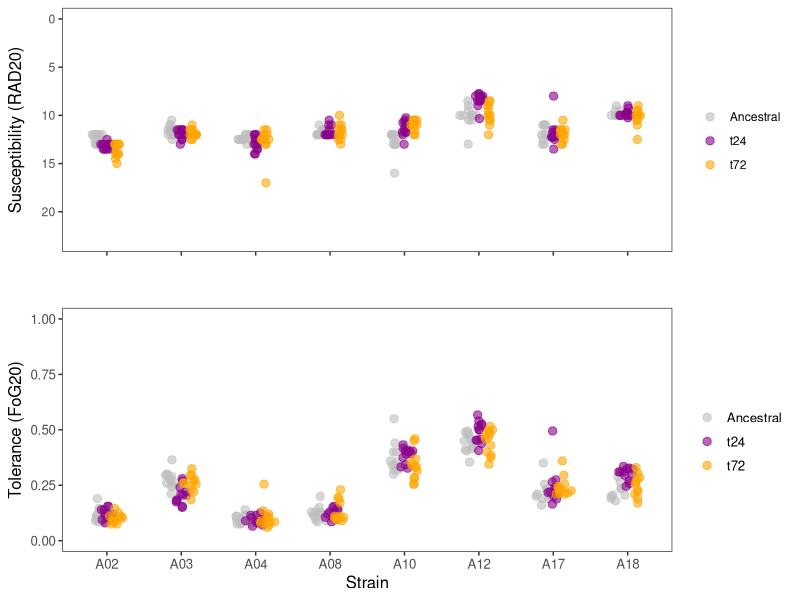
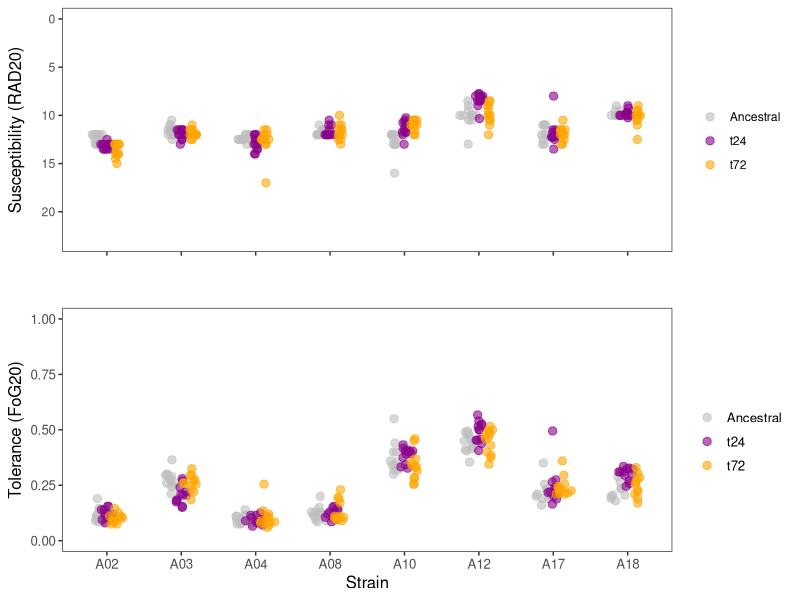
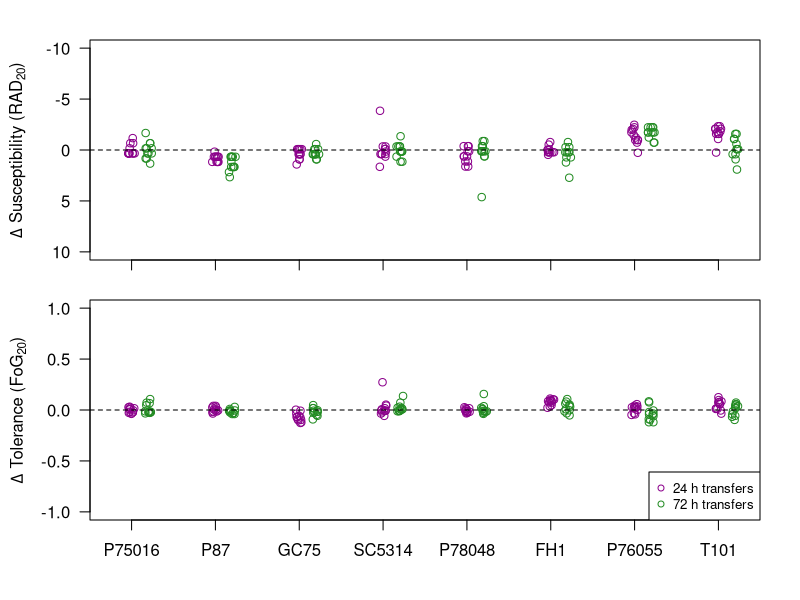

Reproduce these figures in R, in order. (Note: this script raises an error after producing the figures.)
#Load libraries
library(tidyverse)
library(ggforce)
library(here)
library(cowplot)
library(broom)

#Load DDA Posaconazole evolved data - contains data from the replicates evolved in 72h transfers in POS for "FLC" "CTR" "NYT" "MCZ" "5FC" "VCZ" "POS"; all strains in POS & FLC, other drugs on SC5314 evolved replicates

#A02 - P87
#A03 - GC75
#A04 - P78048
#A08 - P75016
#A10 - P76055
#A12 - T101 
#A17 - SC5314
#A18 - FH1

#dark2 colours
Dark2  <- c("#1B9E77", "#D95F02", "#7570B3", "#E7298A", "#66A61E", "#E6AB02", "#A6761D", "#666666")

DDA <- read_csv(here("Data_In", "DDA", "YPDevolved", "YPD_24hT_72hT-DDA_POS.csv"))
names(DDA)[2] <- "strain"
DDA$line <- unlist(lapply(DDA$name, function(s) strsplit(s,"_")[[1]][3])) 
DDA$line[DDA$line=="5a"] <- 5

################################
#POS DDA 
################################
DDAm <-  DDA %>%
  group_by(strain, line, transfer) %>%
  summarise(avgRAD20 = mean(RAD20, na.rm=TRUE), avgFoG20 = mean(FoG20, na.rm=TRUE))

DDAm$ST <- paste(DDAm$strain, DDAm$transfer, sep="_")

DDA_anc <- subset(DDA, transfer =="0")
DDA_t24 <- subset(DDA, transfer =="24")
DDA_t72 <- subset(DDA, transfer =="72")

#POS Plot with all ancestral and evolved replicates side by side
RAD20 <- ggplot(data=DDAm, mapping=aes(x = strain, y=avgRAD20, col=as.factor(transfer)))+
  geom_sina(alpha=0.6,size=2.5, position = position_dodge(width=0.4))+
  #  stat_summary(fun = median, fun.min = median, fun.max = median, geom = "crossbar", width = 0.5) +
  xlab("Strain")+
  ylab("Susceptibility (RAD20)")+
  theme_bw()+
  theme(panel.grid.major = element_blank(), panel.grid.minor = element_blank(), axis.title.x=element_blank(), axis.text.x=element_blank(), axis.title = element_text(size=12), plot.margin = unit(c(0.2, 0.2, 0, 0.2), "cm"))+
  ylim(23,0)+
  scale_color_manual(values = c("grey","darkmagenta", "orange"),name="",labels=c("Ancestral","t24", "t72"))
#annotate("text",x=c(2,3,7,8),y=c(9.5,8.5,11,9.5),label = "*")
#annotate("segment",x=c(0.75,3.75,4.75,5.75),xend = c(1.25,4.25,5.25,6.25),y = c(10,9,11.5,10), yend =c(10,9,11.5,10))

FoG20 <- ggplot(data=DDAm, mapping=aes(x = strain, y=avgFoG20, col=as.factor(transfer)))+
  geom_sina(alpha=0.6,size=2.5, position = position_dodge(width=0.4))+
  #  stat_summary(fun = median, fun.min = median, fun.max = median, geom = "crossbar", width = 0.5) +
  xlab("Strain")+
  ylab("Tolerance (FoG20)")+
  theme_bw()+
  theme(panel.grid.major = element_blank(), panel.grid.minor = element_blank(), text = element_text(size=12), axis.title = element_text(size=12), plot.margin = unit(c(0, 0.2, 0.2, 0.2), "cm"))+
  scale_color_manual(values = c("grey","darkmagenta", "orange"),name="",labels=c("Ancestral","t24", "t72"))+
  ylim(0,1)
# annotate("text",x=c(1,3,4,5,6,7),y=c(0.67,0.62,0.7,0.64,0.71,0.51),label = "*")
#annotate("segment",x=c(0.75,2.75,3.75,4.75,5.75,6.75),xend = c(1.25,3.25,4.25,5.25,6.25,7.25),y = c(0.66,0.61,0.69,0.63,0.7,0.5), yend =c(0.66,0.61,0.69,0.63,0.7,0.5))

DDA20 <- plot_grid(RAD20,FoG20,nrow = 2,align = "hv")
DDA20
ggsave(here("Figures", "PDF", "YPD_24_72_POS-DDA_20.pdf"), DDA20, width = 5, height=5)

strain24 <- c()
strain72 <- c()
radDiff24 <- c()
radDiff72 <- c()
FoGDiff24 <- c()
FoGDiff72 <- c()
for (i in unique(DDAm$strain)){
  sub <- subset(DDAm, strain==i)
  tRAD <- aov(sub$avgRAD20~as.factor(sub$transfer))
  print(i)
  print(summary(tRAD))
  tFoG <- aov(sub$avgFoG20~as.factor(sub$transfer))
  print(summary(tFoG))
  
  anc <- subset(sub, transfer=="0") 
  evol24 <- subset(sub, transfer=="24")
  evol72 <- subset(sub, transfer=="72") 
  
  strain24 <- append(strain24, evol24$strain)
  strain72 <- append(strain72, evol72$strain)
  radDiff24 <- append(radDiff24, evol24$avgRAD20 - mean(anc$avgRAD20))
  radDiff72 <- append(radDiff72, evol72$avgRAD20 - mean(anc$avgRAD20))
  FoGDiff24 <- append(FoGDiff24, evol24$avgFoG20 - mean(anc$avgFoG20))
  FoGDiff72 <- append(FoGDiff72, evol72$avgFoG20 - mean(anc$avgFoG20))
}   

diffs24 <- data.frame(strain24, radDiff24, FoGDiff24)
diffs72 <- data.frame(strain72, radDiff72, FoGDiff72)

# [1] "A02"
# Df Sum Sq Mean Sq F value     Pr(>F)    
# as.factor(sub$transfer)  2  10.89   5.444   21.14 0.00000123 ***
#   Residuals               33   8.50   0.258                       
# ---
#   Signif. codes:  0 '***' 0.001 '**' 0.01 '*' 0.05 '.' 0.1 ' ' 1
# Df  Sum Sq   Mean Sq F value Pr(>F)
# as.factor(sub$transfer)  2 0.00211 0.0010549   1.606  0.216
# Residuals               33 0.02167 0.0006567               
# [1] "A03"
# Df Sum Sq Mean Sq F value Pr(>F)
# as.factor(sub$transfer)  2  0.931  0.4653   1.871   0.17
# Residuals               33  8.208  0.2487               
# Df  Sum Sq  Mean Sq F value   Pr(>F)    
# as.factor(sub$transfer)  2 0.03279 0.016397   10.73 0.000257 ***
#   Residuals               33 0.05043 0.001528                     
# ---
#   Signif. codes:  0 '***' 0.001 '**' 0.01 '*' 0.05 '.' 0.1 ' ' 1
# [1] "A04"
# Df Sum Sq Mean Sq F value Pr(>F)
# as.factor(sub$transfer)  2  1.792  0.8958   0.995  0.381
# Residuals               33 29.708  0.9003               
# Df  Sum Sq   Mean Sq F value Pr(>F)
# as.factor(sub$transfer)  2 0.00104 0.0005215   0.461  0.634
# Residuals               33 0.03730 0.0011302               
# [1] "A08"
# Df Sum Sq Mean Sq F value Pr(>F)
# as.factor(sub$transfer)  2  0.014  0.0069    0.02   0.98
# Residuals               33 11.563  0.3504               
# Df  Sum Sq   Mean Sq F value Pr(>F)
# as.factor(sub$transfer)  2 0.00096 0.0004778   0.368  0.695
# Residuals               33 0.04290 0.0013001               
# [1] "A10"
# Df Sum Sq Mean Sq F value    Pr(>F)    
# as.factor(sub$transfer)  2  18.28   9.141   12.47 0.0000988 ***
#   Residuals               32  23.45   0.733                      
# ---
#   Signif. codes:  0 '***' 0.001 '**' 0.01 '*' 0.05 '.' 0.1 ' ' 1
# Df  Sum Sq  Mean Sq F value Pr(>F)
# as.factor(sub$transfer)  2 0.01658 0.008291   2.342  0.112
# Residuals               32 0.11327 0.003540               
# [1] "A12"
# Df Sum Sq Mean Sq F value   Pr(>F)    
# as.factor(sub$transfer)  2  19.97   9.983   10.82 0.000244 ***
#   Residuals               33  30.46   0.923                     
# ---
#   Signif. codes:  0 '***' 0.001 '**' 0.01 '*' 0.05 '.' 0.1 ' ' 1
# Df  Sum Sq  Mean Sq F value Pr(>F)  
# as.factor(sub$transfer)  2 0.01711 0.008556    3.56 0.0398 *
#   Residuals               33 0.07931 0.002403                 
# ---
#   Signif. codes:  0 '***' 0.001 '**' 0.01 '*' 0.05 '.' 0.1 ' ' 1
# [1] "A17"
# Df Sum Sq Mean Sq F value Pr(>F)
# as.factor(sub$transfer)  2  0.094  0.0469   0.048  0.953
# Residuals               31 30.296  0.9773               
# Df  Sum Sq  Mean Sq F value Pr(>F)
# as.factor(sub$transfer)  2 0.00325 0.001626   0.405   0.67
# Residuals               31 0.12440 0.004013               
# [1] "A18"
# Df Sum Sq Mean Sq F value Pr(>F)
# as.factor(sub$transfer)  2  1.339  0.6694   1.744  0.193
# Residuals               29 11.128  0.3837               
# Df  Sum Sq  Mean Sq F value   Pr(>F)    
# as.factor(sub$transfer)  2 0.03347 0.016736   10.97 0.000283 ***
#   Residuals               29 0.04423 0.001525                     

A02 <- subset(DDAm, strain=="A02") #rad
A03 <- subset(DDAm, strain=="A03") #FoG
A10 <- subset(DDAm, strain=="A10") #rad
A12 <- subset(DDAm, strain=="A12") #rad, Fog
A18 <- subset(DDAm, strain=="A18") #Fog

tA02 <- aov(A02$avgRAD20~as.factor(A02$transfer))
TukeyHSD(tA02) 
# diff          lwr      upr     p adj
# 24-0  0.8333333  0.324922191 1.341744 0.0009002
# 72-0  1.3333333  0.824922191 1.841744 0.0000008
# 72-24 0.5000000 -0.008411142 1.008411 0.0546772
# t24 and t72 lower than ancestral

tA03 <- aov(A03$avgFoG20~as.factor(A03$transfer))
TukeyHSD(tA03) 
# $`as.factor(A03$transfer)`
# diff         lwr         upr     p adj
# 24-0  -0.07083333 -0.10999368 -0.03167299 0.0002751
# 72-0  -0.01708333 -0.05624368  0.02207701 0.5387705
# 72-24  0.05375000  0.01458966  0.09291034 0.0053619
# t24 lower than ancestral or t72

tA10 <- aov(A10$avgRAD20~as.factor(A10$transfer))
TukeyHSD(tA10) 
# $`as.factor(A10$transfer)`
# diff       lwr        upr     p adj
# 24-0  -1.3800505 -2.258157 -0.5019437 0.0014569
# 72-0  -1.6856061 -2.563713 -0.8074993 0.0001307
# 72-24 -0.3055556 -1.164361  0.5532498 0.6601338
# t24 and t72 higher than ancestral

tA12_rad <- aov(A12$avgRAD20~as.factor(A12$transfer))
TukeyHSD(tA12_rad) 
# $`as.factor(A12$transfer)`
# diff        lwr        upr     p adj
# 24-0  -1.6736111 -2.6360087 -0.7112135 0.0004496
# 72-0  -0.2083333 -1.1707309  0.7540643 0.8566428
# 72-24  1.4652778  0.5028802  2.4276754 0.0019922

tA12_fog <- aov(A12$avgFoG20~as.factor(A12$transfer))
TukeyHSD(tA12_fog) 
# t24 higher than ancestral or t72

tA18 <- aov(A18$avgFoG20~as.factor(A18$transfer))
TukeyHSD(tA18) 
# diff         lwr         upr     p adj
# 24-0   0.07763889  0.03510775  0.12017003 0.0002849
# 72-0   0.02585859 -0.01749317  0.06921034 0.3183077
# 72-24 -0.05178030 -0.09204146 -0.01151915 0.0095776
# t24 higher than ancestral or t72


order <- c("A08", "A02",  "A03", "A17", "A04",  "A18", "A10", "A12")
realnames <- c("P75016", "P87",  "GC75",  "SC5314", "P78048", "FH1", "P76055", "T101")

diffs24$strain <- factor(diffs24$strain, levels=order)
diffs72$strain <- factor(diffs72$strain, levels=order)

pdf("Figures/PDF/FigureSx-DDA-YPD-24h-72h.pdf", width=5.5, height=6)
par(mfrow=c(2, 1),mar=c(1,1,1,1), oma=c(3, 3.5, 1, 1))
plot(jitter(as.numeric(as.factor(diffs24$strain)), factor=0.2), diffs24$radDiff24, ylim=c(10, -10), xlim=c(0.8,8.2), col="darkmagenta", ylab = "", xaxt="n", yaxt="n")
points(jitter(as.numeric(as.factor(diffs72$strain))+0.2, factor=0.2), diffs72$radDiff72, col="forestgreen")
abline(h=0, lty=2)
axis(1, at=1:8, labels=FALSE)
axis(2, las=2)
txt <- expression(paste(Delta," Susceptibility (", RAD[20], ")"))
mtext(txt, side=2, line=3)

plot(jitter(as.numeric(as.factor(diffs24$strain)), 0.2), diffs24$FoGDiff24, ylim=c(-1, 1), col="darkmagenta", xlim=c(0.8,8.2),ylab = "Change in Tolerance (FoG20)", xaxt="n", yaxt="n")
points(jitter(as.numeric(as.factor(diffs72$strain))+0.2, factor= 0.2), diffs72$FoGDiff72, col="forestgreen")
abline(h=0, lty=2)
axis(1, at=1:8, labels=realnames)
axis(2, las=2)
txt2 <- expression(paste(Delta," Tolerance (", FoG[20], ")"))
mtext(txt2, side=2, line=3)
legend("bottomright", pch=21, col=c("darkmagenta", "forestgreen"), legend=c("24 h transfers", "72 h transfers"), cex=0.8)
dev.off()







diffs <- data.frame(strain, radDiff, FoGDiff)

DDA_gm <-  DDA %>%
  group_by(strain, transfer) %>%
  summarise(avgRAD20 = median(RAD20, na.rm=TRUE), avgFoG20 = median(FoG20, na.rm=TRUE))

DDA_gm_anc <- subset(DDA_gm, transfer == "0")
DDA_gm_evol24 <- subset(DDA_gm, transfer == "24")
DDA_gm_evol72 <- subset(DDA_gm, transfer == "72")

DDA_POS_diff <- data.frame(strain=character(), RAD20diff = numeric(), FoG20diff = numeric())
for (i in unique(DDA_POSm_evol$strain)){
  evolTemp <- subset(DDA_POSm_evol, strain==i)
  ancTemp <- subset(DDA_POSgm_anc, strain==i)
  tempdf <- data.frame(strain =  evolTemp$strain, line = evolTemp$line, RAD20diff = evolTemp$avgRAD20-ancTemp$avgRAD20, FoG20diff = evolTemp$avgFoG20 - ancTemp$avgFoG20)
  DDA_POS_diff <- rbind(DDA_POS_diff, tempdf)
}

plot(as.numeric(as.factor(DDA_POS_diff$strain)), DDA_POS_diff$RAD20diff, ylim=c(-10, 10))
abline(h=0)

plot(as.numeric(as.factor(DDA_POS_diff$strain)), DDA_POS_diff$FoG20diff, ylim=c(-1, 1))
abline(h=0)

######################################
#FLC
######################################
DDA_FLC <- subset(DDA, drug=="FLC")
DDA_FLC_anc <- subset(DDA_FLC, time =="0")

DDA_FLCtemp <-  DDA_FLC %>%
  #  filter(line %in% Evol) %>%
  group_by(bioreplicate, strain, line,time) %>%
  summarise(nbiorep = n())

DDA_FLCm <-  DDA_FLC %>%
  group_by(strain, line, time) %>%
  summarise(avgRAD20 = mean(RAD20, na.rm=TRUE), avgFoG20 = mean(FoG20, na.rm=TRUE))

DDA_FLCm$ST <- paste(DDA_FLCm$strain, DDA_FLCm$time, sep="_")

RAD20_FLC <- ggplot(data=DDA_FLCm, mapping=aes(x = strain, y=avgRAD20, col=as.factor(time)))+
  geom_sina(alpha=0.6,size=2.5, position = position_dodge(width=0.4))+
  #  stat_summary(fun = median, fun.min = median, fun.max = median, geom = "crossbar", width = 0.5) +
  xlab("Strain")+
  ylab("Susceptibility (RAD20)")+
  theme_bw()+
  theme(panel.grid.major = element_blank(), panel.grid.minor = element_blank(), axis.title.x=element_blank(), axis.text.x=element_blank(), axis.title = element_text(size=12), plot.margin = unit(c(0.2, 0.2, 0, 0.2), "cm"))+
  ylim(23,0)+
  scale_color_manual(values = c("grey","darkmagenta"),name="",labels=c("Ancestral","Evolved"))
#annotate("text",x=c(2,3,7,8),y=c(9.5,8.5,11,9.5),label = "*")
#annotate("segment",x=c(0.75,3.75,4.75,5.75),xend = c(1.25,4.25,5.25,6.25),y = c(10,9,11.5,10), yend =c(10,9,11.5,10))

FoG20_FLC <- ggplot(data=DDA_FLCm, mapping=aes(x = strain, y=avgFoG20, col=as.factor(time)))+
  geom_sina(alpha=0.6,size=2.5, position = position_dodge(width=0.4))+
  #  stat_summary(fun = median, fun.min = median, fun.max = median, geom = "crossbar", width = 0.5) +
  xlab("Strain")+
  ylab("Tolerance (FoG20)")+
  theme_bw()+
  theme(panel.grid.major = element_blank(), panel.grid.minor = element_blank(), text = element_text(size=12), axis.title = element_text(size=12), plot.margin = unit(c(0, 0.2, 0.2, 0.2), "cm"))+
  scale_color_manual(values = c("grey","darkmagenta"),name="",labels=c("Ancestral","Evolved"))+
  ylim(0,1)
# annotate("text",x=c(1,3,4,5,6,7),y=c(0.67,0.62,0.7,0.64,0.71,0.51),label = "*")
#annotate("segment",x=c(0.75,2.75,3.75,4.75,5.75,6.75),xend = c(1.25,3.25,4.25,5.25,6.25,7.25),y = c(0.66,0.61,0.69,0.63,0.7,0.5), yend =c(0.66,0.61,0.69,0.63,0.7,0.5))

DDA20_FLC <- plot_grid(RAD20_FLC,FoG20_FLC,nrow = 2,align = "hv")
DDA20_FLC
ggsave(here("Figures", "PDF", "FLC_72_FLC-DDA_20.pdf"), DDA20, width = 5, height=5)

DDA_FLCgm <-  DDA_FLC %>%
  group_by(strain, time) %>%
  summarise(avgRAD20 = mean(RAD20, na.rm=TRUE), avgFoG20 = mean(FoG20, na.rm=TRUE))

DDA_FLCgm_anc <- subset(DDA_FLCgm, time == "0")
DDA_FLCm_anc <- subset(DDA_FLCm, time == "0")
DDA_FLCm_evol <- subset(DDA_FLCm, time == "5")

radDiff <- c()
FoGDiff <- c()
strain <- c()
RADresults_FLC <- data.frame(nrow = 8,ncol=4)
FoGresults_FLC <- data.frame(nrow = 8,ncol=4)
j <- 0
for (i in unique(DDA_FLCm_evol$strain)){
  evol <- subset(DDA_FLCm_evol, strain==i) 
  anc <- subset(DDA_FLCm_anc, strain==i)
  anc_mean <- subset(DDA_FLCgm_anc, strain==i)
  
  radDiff <- append(radDiff, evol$avgRAD20 - anc_mean$avgRAD20)
  FoGDiff <- append(FoGDiff, evol$avgFoG20 - anc_mean$avgFoG20)
  strain <- append(strain, evol$strain)
  
  j <- j+1
  if(length(evol$avgRAD20) > 1){
    t <- t.test(anc$avgRAD20, evol$avgRAD20)
    RADresults_FLC[j,1] <- i
    RADresults_FLC[j,2] <- round(t$estimate[2]-t$estimate[1],2)
    RADresults_FLC[j,3] <- round(t$statistic,2)
    RADresults_FLC[j,4] <- round(t$parameter,2)
    if(t$p.value >= 0.0001) RADresults_FLC[j,5] <- round(t$p.value,4)
    else RADresults_FLC[j,5] <- "< 0.0001"
    
    t2 <- t.test(anc$avgFoG20, evol$avgFoG20)
    FoGresults_FLC[j,1] <- i
    FoGresults_FLC[j,2] <- round(t2$estimate[2]-t2$estimate[1],2)
    FoGresults_FLC[j,3] <- round(t2$statistic,2)
    FoGresults_FLC[j,4] <- round(t2$parameter,2)
    if(t2$p.value >= 0.0001) FoGresults_FLC[j,5] <- round(t2$p.value,4)
    else FoGresults_FLC[j,5] <- "< 0.0001"
  }
  else{
    RADresults_FLC[j,1] <- i
    RADresults_FLC[j,2] <- NA
    RADresults_FLC[j,3] <- NA
    RADresults_FLC[j,4] <- NA
    FoGresults_FLC[j,1] <- i
    FoGresults_FLC[j,2] <- NA
    FoGresults_FLC[j,3] <- NA
    FoGresults_FLC[j,4] <- NA
  }
}   
colnames(RADresults_FLC) <- paste(c("Strain","Evol - Anc","t-statistic","Degrees of freedom","p-value"))
colnames(FoGresults_FLC) <- paste(c("Strain","Evol - Anc","t-statistic","Degrees of freedom","p-value"))

write.csv(RADresults_FLC, file = here("Data_out", "DDA", "FLC_72_FLC_RADstatistics.csv"))
write.csv(FoGresults_FLC, file = here("Data_out", "DDA", "FLC_72_FLC_FoGstatistics.csv"))


DDA_FLCgm <-  DDA_FLC %>%
  group_by(strain, time) %>%
  summarise(avgRAD20 = median(RAD20, na.rm=TRUE), avgFoG20 = median(FoG20, na.rm=TRUE))

DDA_FLCgm_anc <- subset(DDA_FLCgm, time == "0")

DDA_FLC_diff <- data.frame(strain=character(), RAD20diff = numeric(), FoG20diff = numeric())
for (i in unique(DDA_FLCm_evol$strain)){
  evolTemp <- subset(DDA_FLCm_evol, strain==i)
  ancTemp <- subset(DDA_FLCgm_anc, strain==i)
  tempdf <- data.frame(strain =  evolTemp$strain, line = evolTemp$line, RAD20diff = evolTemp$avgRAD20-ancTemp$avgRAD20, FoG20diff = evolTemp$avgFoG20 - ancTemp$avgFoG20)
  DDA_FLC_diff <- rbind(DDA_FLC_diff, tempdf)
}

##############################
#POS & FLC Differences combined
##############################
order <- c("A08", "A02",  "A03", "A17", "A04",  "A18", "A10", "A12")
realnames <- c("P75016", "P87",  "GC75",  "SC5314", "P78048", "FH1", "P76055", "T101")

DDA_POS_diff$strain <- factor(DDA_POS_diff$strain, levels=order)
DDA_FLC_diff$strain <- factor(DDA_FLC_diff$strain, levels=order)

pdf("Figures/PDF/Figure3-DDA-POS-FLC.pdf", width=7.5, height=6)
par(mfrow=c(2, 1),mar=c(1,1,1,1), oma=c(3, 3.5, 1, 1))
plot(jitter(as.numeric(as.factor(DDA_POS_diff$strain)), factor=0.2), DDA_POS_diff$RAD20diff, ylim=c(10, -10), xlim=c(0.8,8.2), col="darkblue", ylab = "", xaxt="n", yaxt="n")
points(jitter(as.numeric(as.factor(DDA_FLC_diff$strain))+0.2, factor=0.2), DDA_FLC_diff$RAD20diff, col=Dark2[6])
abline(h=0, lty=2)
axis(1, at=1:8, labels=FALSE)
axis(2, las=2)
txt <- expression(paste(Delta," Susceptibility (", RAD[20], ")"))
mtext(txt, side=2, line=3)

plot(jitter(as.numeric(as.factor(DDA_POS_diff$strain)), 0.2), DDA_POS_diff$FoG20diff, ylim=c(-1, 1), col="darkblue", xlim=c(0.8,8.2),ylab = "Change in Tolerance (FoG20)", xaxt="n", yaxt="n")
points(jitter(as.numeric(as.factor(DDA_FLC_diff$strain))+0.2, factor= 0.2), DDA_FLC_diff$FoG20diff, col=Dark2[6])
abline(h=0, lty=2)
axis(1, at=1:8, labels=realnames)
axis(2, las=2)
txt2 <- expression(paste(Delta," Tolerance (", FoG[20], ")"))
mtext(txt2, side=2, line=3)
legend("bottomright", pch=21, col=c(Dark2[8], Dark2[6]), legend=c("POS", "FLC"), cex=0.8)
dev.off()


###################
#SC5314
##################


DDA_FLC <- subset(DDA, drug=="FLC")
DDA_FLCm_anc <- subset(DDA_FLC, time =="0")
DDA_FLCm <-  DDA_FLC %>%
  group_by(bioreplicate, strain, line,time) %>%
  summarise(nbiorep = n(), avgRAD20 = mean(RAD20, na.rm=TRUE),avgFoG20 = mean(FoG20, na.rm=TRUE), avgRAD50 = mean(RAD50, na.rm=TRUE),avgFoG50 = mean(FoG50, na.rm=TRUE), deltaRAD50 = avgRAD50 - median(DDA_FLCm_anc$RAD50, na.rm=TRUE), deltaFoG50 = avgFoG50 - median(DDA_FLCm_anc$FoG50, na.rm=TRUE), deltaRAD20 = avgRAD20 - median(DDA_FLCm_anc$RAD20, na.rm=TRUE), deltaFoG20 = avgFoG20 - median(DDA_FLCm_anc$FoG20, na.rm=TRUE))
DDA_FLCm_evol <- subset(DDA_FLCm, time == "5")

DDA_CTR <- subset(DDA, drug=="CTR")
DDA_CTRm_anc <- subset(DDA_CTR, time =="0")
DDA_CTRm <-  DDA_CTR %>%
  group_by(bioreplicate, strain, line,time) %>%
  summarise(avgRAD20 = mean(RAD20, na.rm=TRUE),avgFoG20 = mean(FoG20, na.rm=TRUE), avgRAD50 = mean(RAD50, na.rm=TRUE),avgFoG50 = mean(FoG50, na.rm=TRUE), deltaRAD50 = avgRAD50 - median(DDA_CTRm_anc$RAD50, na.rm=TRUE), deltaFoG50 = avgFoG50 - median(DDA_CTRm_anc$FoG50, na.rm=TRUE), deltaRAD20 = avgRAD20 - median(DDA_CTRm_anc$RAD20, na.rm=TRUE), deltaFoG20 = avgFoG20 - median(DDA_CTRm_anc$FoG20, na.rm=TRUE))
DDA_CTRm_evol <- subset(DDA_CTRm, time == "5")

DDA_NYT <- subset(DDA, drug=="NYT")
DDA_NYTm_anc <- subset(DDA_NYT, time =="0")
DDA_NYTm <-  DDA_NYT %>%
  group_by(strain, line,time) %>%
  summarise(avgRAD20 = mean(RAD20, na.rm=TRUE),avgFoG20 = mean(FoG20, na.rm=TRUE), avgRAD50 = mean(RAD50, na.rm=TRUE),avgFoG50 = mean(FoG50, na.rm=TRUE), deltaRAD50 = avgRAD50 - median(DDA_NYTm_anc$RAD50, na.rm=TRUE), deltaFoG50 = avgFoG50 - median(DDA_NYTm_anc$FoG50, na.rm=TRUE), deltaRAD20 = avgRAD20 - median(DDA_NYTm_anc$RAD20, na.rm=TRUE), deltaFoG20 = avgFoG20 - median(DDA_NYTm_anc$FoG20, na.rm=TRUE))
DDA_NYTm_evol <- subset(DDA_NYTm, time == "5")

DDA_MCZ <- subset(DDA, drug=="MCZ")
DDA_MCZm_anc <- subset(DDA_MCZ, time =="0")
DDA_MCZm <-  DDA_MCZ %>%
  group_by(strain, line,time) %>%
  summarise(avgRAD20 = mean(RAD20, na.rm=TRUE),avgFoG20 = mean(FoG20, na.rm=TRUE), avgRAD50 = mean(RAD50, na.rm=TRUE),avgFoG50 = mean(FoG50, na.rm=TRUE), deltaRAD50 = avgRAD50 - median(DDA_MCZm_anc$RAD50, na.rm=TRUE), deltaFoG50 = avgFoG50 - median(DDA_MCZm_anc$FoG50, na.rm=TRUE), deltaRAD20 = avgRAD20 - median(DDA_MCZm_anc$RAD20, na.rm=TRUE), deltaFoG20 = avgFoG20 - median(DDA_MCZm_anc$FoG20, na.rm=TRUE))
DDA_MCZm_evol <- subset(DDA_MCZm, time == "5")

DDA_5FC <- subset(DDA, drug=="5FC")
DDA_5FCm_anc <- subset(DDA_5FC, time =="0")
DDA_5FCm <-  DDA_5FC %>%
  group_by(strain, line,time) %>%
  summarise(avgRAD20 = mean(RAD20, na.rm=TRUE),avgFoG20 = mean(FoG20, na.rm=TRUE), avgRAD50 = mean(RAD50, na.rm=TRUE),avgFoG50 = mean(FoG50, na.rm=TRUE), deltaRAD50 = avgRAD50 - median(DDA_5FCm_anc$RAD50, na.rm=TRUE), deltaFoG50 = avgFoG50 - median(DDA_5FCm_anc$FoG50, na.rm=TRUE), deltaRAD20 = avgRAD20 - median(DDA_5FCm_anc$RAD20, na.rm=TRUE), deltaFoG20 = avgFoG20 - median(DDA_5FCm_anc$FoG20, na.rm=TRUE))
DDA_5FCm_evol <- subset(DDA_5FCm, time == "5")

DDA_VCZ <- subset(DDA, drug=="VCZ")
DDA_VCZm_anc <- subset(DDA_VCZ, time =="0")
DDA_VCZm <-  DDA_VCZ %>%
  group_by(strain, line,time) %>%
  summarise(avgRAD20 = mean(RAD20, na.rm=TRUE),avgFoG20 = mean(FoG20, na.rm=TRUE), avgRAD50 = mean(RAD50, na.rm=TRUE),avgFoG50 = mean(FoG50, na.rm=TRUE), deltaRAD50 = avgRAD50 - median(DDA_VCZm_anc$RAD50, na.rm=TRUE), deltaFoG50 = avgFoG50 - median(DDA_VCZm_anc$FoG50, na.rm=TRUE), deltaRAD20 = avgRAD20 - median(DDA_VCZm_anc$RAD20, na.rm=TRUE), deltaFoG20 = avgFoG20 - median(DDA_VCZm_anc$FoG20, na.rm=TRUE))
DDA_VCZm_evol <- subset(DDA_VCZm, time == "5")

Evol <- c(3:11, 14, 22, 23)
DDA_POSm_evol_A17 <- DDA_POSm_evol %>%
  filter(line %in% Evol, strain == "A17")
DDA_FLCm_evol_A17 <- DDA_FLCm_evol %>%
  filter(line %in% Evol, strain == "A17")
DDA_CTRm_evol_A17 <- DDA_CTRm_evol %>%
  filter(line %in% Evol, strain == "A17")
DDA_NYTm_evol_A17 <- DDA_NYTm_evol %>%
  filter(line %in% Evol, strain == "A17")
DDA_MCZm_evol_A17 <- DDA_MCZm_evol %>%
  filter(line %in% Evol, strain == "A17")
DDA_5FCm_evol_A17 <- DDA_5FCm_evol %>%
  filter(line %in% Evol, strain == "A17")
DDA_VCZm_evol_A17 <- DDA_VCZm_evol %>%
  filter(line %in% Evol, strain == "A17")

# numerical order
plot(DDA_POSm_evol_A17$deltaRAD50, 1:12, xlim=c(6, -14), pch=19, col=Dark2[8], yaxt="n", xlab = "Change in susceptibility", ylab = "Evolved replicate", type="b")
axis(2, las=2, at=1:13, labels=13:1)
abline(v=0, lty=2)
points(DDA_CTRm_evol_A17$deltaRAD50, 1:12, col=Dark2[1], pch=21, type="b")
points(DDA_NYTm_evol_A17$deltaRAD50, 1:12, col=Dark2[2], pch=21, type="b")
points(DDA_MCZm_evol_A17$deltaRAD50, 1:12, col=Dark2[3], pch=21, type="b")
points(DDA_5FCm_evol_A17$deltaRAD50, 1:12, col=Dark2[4], pch=21, type="b")
points(DDA_VCZm_evol_A17$deltaRAD50, 1:12, col=Dark2[5], pch=21, type="b")
points(DDA_FLCm_evol_A17$deltaRAD50, 1:12, col=Dark2[6], pch=21, type="b")
abline(v=0, lty=2)
#legend(-1, 12, legend=c("POS", "FLC", "CTR", "MCZ", "VCZ", "NYT", "5FC"), col = c(Dark2[8], Dark2[6], Dark2[1], Dark2[3], Dark2[5], Dark2[2], Dark2[4]), pch=c(19, rep(21, 6)))

# karyotype order
Korder<- c(2, 12, 10, 5, 11, 4, 7, 8, 1, 3, 9, 6)
Korder_sub <-c(NA, NA, NA, NA, NA, NA, NA, NA, 1, 3, NA, NA)

plot(DDA_POSm_evol_A17$deltaRAD50[Korder], 1:12, xlim=c(6, -14), pch=19, col=Dark2[8], yaxt="n", xlab = "Change in susceptibility", ylab = "Evolved replicate", type="p")
points(DDA_POSm_evol_A17$deltaRAD50[Korder], 1:12, type="l")
axis(2, las=2, at=1:12, labels=DDA_POSm_evol_A17$line[Korder])
abline(v=0, lty=2)
points(DDA_CTRm_evol_A17$deltaRAD50[Korder], 1:12, col=Dark2[1], pch=21, type="b")
points(DDA_CTRm_evol_A17$deltaRAD50[c(6, 3)], c(12,10), type="l", col=Dark2[1])
points(DDA_NYTm_evol_A17$deltaRAD50[Korder], 1:12, col=Dark2[2], pch=21, type="b")
points(DDA_NYTm_evol_A17$deltaRAD50[c(6, 3)], c(12,10), type="l", col=Dark2[2])
points(DDA_MCZm_evol_A17$deltaRAD50[Korder], 1:12, col=Dark2[3], pch=21, type="b")
points(DDA_MCZm_evol_A17$deltaRAD50[c(6, 3)], c(12,10), type="l", col=Dark2[3])
points(DDA_5FCm_evol_A17$deltaRAD50[Korder], 1:12, col=Dark2[4], pch=21, type="b")
points(DDA_VCZm_evol_A17$deltaRAD50[Korder], 1:12, col=Dark2[5], pch=21, type="b")
points(DDA_FLCm_evol_A17$deltaRAD50[Korder], 1:12, col=Dark2[6], pch=21, type="b")
abline(v=0, lty=2)

plot(DDA_POSm_evol_A17$deltaFoG50[Korder], 1:12, xlim=c(-1, 1), pch=19, col=Dark2[8], yaxt="n", xlab = "Change in tolerance", ylab = "Evolved replicate", type="b")
#axis(2, las=2, at=1:12, labels=DDA_POSm_evol_A17$line[Korder])
axis(2, las=2, at=1:12, labels=paste0("S", 12:1))
abline(v=0, lty=2)
points(DDA_CTRm_evol_A17$deltaFoG50[Korder], 1:12, col=Dark2[1], pch=21, type="b")
points(DDA_CTRm_evol_A17$deltaFoG50[c(6, 3)], c(12,10), type="l", col=Dark2[1])
points(DDA_NYTm_evol_A17$deltaFoG50[Korder], 1:12, col=Dark2[2], pch=21, type="b")
points(DDA_NYTm_evol_A17$deltaFoG50[c(6, 3)], c(12,10), type="l", col=Dark2[2])
points(DDA_MCZm_evol_A17$deltaFoG50[Korder], 1:12, col=Dark2[3], pch=21, type="b")
points(DDA_MCZm_evol_A17$deltaFoG50[c(6, 3)], c(12,10), type="l", col=Dark2[3])
points(DDA_5FCm_evol_A17$deltaFoG50[Korder], 1:12, col=Dark2[4], pch=21, type="b")
points(DDA_VCZm_evol_A17$deltaFoG50[Korder], 1:12, col=Dark2[5], pch=21, type="b")
points(DDA_VCZm_evol_A17$deltaFoG50[c(7, 11)], c(7, 5), type="l", col=Dark2[5])
points(DDA_FLCm_evol_A17$deltaFoG50[Korder], 1:12, col=Dark2[6], pch=21, type="b")
points(DDA_FLCm_evol_A17$deltaFoG50[c(6, 3)], c(12,10), type="l", col=Dark2[6])
legend(-1, 12, legend=c("POS", "FLC", "CTR", "MCZ", "VCZ", "NYT", "5FC"), col = c(Dark2[8], Dark2[6], Dark2[1], Dark2[3], Dark2[5], Dark2[2], Dark2[4]), pch=c(19, rep(21, 6)))


# RAD/FoG20
pdf("2110Figures/FigureX-A17_CrossDrug.pdf", width=7.5, height=4)
par(mfrow=c(1, 2), mar= c(3, 5, 1, 1), oma=c(3, 3, 1, 1))
plot(DDA_POSm_evol_A17$deltaRAD20[Korder], 1:12, xlim=c(6, -12), pch=19, col=Dark2[8], yaxt="n", xlab = "Change in susceptibility", ylab = "Evolved replicate", type="p")
points(DDA_POSm_evol_A17$deltaRAD20[Korder], 1:12, type="l")
#axis(2, las=2, at=1:12, labels=DDA_POSm_evol_A17$line[Korder])
axis(2, las=2, at=1:12, labels=paste0("S", 12:1))
abline(v=0, lty=2)
points(DDA_CTRm_evol_A17$deltaRAD20[Korder], 1:12, col=Dark2[1], pch=21, type="b")
points(DDA_CTRm_evol_A17$deltaRAD20[c(6, 3)], c(12,10), type="l", col=Dark2[1])
points(DDA_NYTm_evol_A17$deltaRAD20[Korder], 1:12, col=Dark2[2], pch=21, type="b")
points(DDA_NYTm_evol_A17$deltaRAD20[c(6, 3)], c(12,10), type="l", col=Dark2[2])
points(DDA_MCZm_evol_A17$deltaRAD20[Korder], 1:12, col=Dark2[3], pch=21, type="b")
points(DDA_MCZm_evol_A17$deltaRAD20[c(6, 3)], c(12,10), type="l", col=Dark2[3])
points(DDA_5FCm_evol_A17$deltaRAD20[Korder], 1:12, col=Dark2[4], pch=21, type="b")
points(DDA_VCZm_evol_A17$deltaRAD20[Korder], 1:12, col=Dark2[5], pch=21, type="b")
points(DDA_FLCm_evol_A17$deltaRAD20[Korder], 1:12, col=Dark2[6], pch=21, type="b")
abline(v=0, lty=2)
mtext(side=1, "Change in susceptibility", line=2)

par(mar= c(3, 0, 1, 6))
plot(DDA_POSm_evol_A17$deltaFoG20[Korder], 1:12, xlim=c(-0.25, 0.6), pch=19, col=Dark2[8], yaxt="n", xlab = "Change in tolerance", ylab = "Evolved replicate", type="b")
#axis(2, las=2, at=1:12, labels=DDA_POSm_evol_A17$line[Korder])
axis(2, las=2, at=1:12, labels=FALSE)
abline(v=0, lty=2)
points(DDA_CTRm_evol_A17$deltaFoG20[Korder], 1:12, col=Dark2[1], pch=21, type="b")
points(DDA_CTRm_evol_A17$deltaFoG20[c(6, 3)], c(12,10), type="l", col=Dark2[1])
points(DDA_NYTm_evol_A17$deltaFoG20[Korder], 1:12, col=Dark2[2], pch=21, type="b")
points(DDA_NYTm_evol_A17$deltaFoG20[c(6, 3)], c(12,10), type="l", col=Dark2[2])
points(DDA_MCZm_evol_A17$deltaFoG20[Korder], 1:12, col=Dark2[3], pch=21, type="b")
points(DDA_MCZm_evol_A17$deltaFoG20[c(6, 3)], c(12,10), type="l", col=Dark2[3])
points(DDA_5FCm_evol_A17$deltaFoG20[Korder], 1:12, col=Dark2[4], pch=21, type="b")
points(DDA_VCZm_evol_A17$deltaFoG20[Korder], 1:12, col=Dark2[5], pch=21, type="b")
points(DDA_VCZm_evol_A17$deltaFoG20[c(7, 11)], c(7, 5), type="l", col=Dark2[5])
points(DDA_FLCm_evol_A17$deltaFoG20[Korder], 1:12, col=Dark2[6], pch=21, type="b")
legend(0.7, 12.5, legend=c("POS", "FLC", "CTR", "MCZ", "VCZ", "NYT", "5FC"), col = c(Dark2[8], Dark2[6], Dark2[1], Dark2[3], Dark2[5], Dark2[2], Dark2[4]), pch=c(19, rep(21, 6)), xpd=TRUE)
mtext(side=1, "Change in tolerance", line=2)
dev.off()
